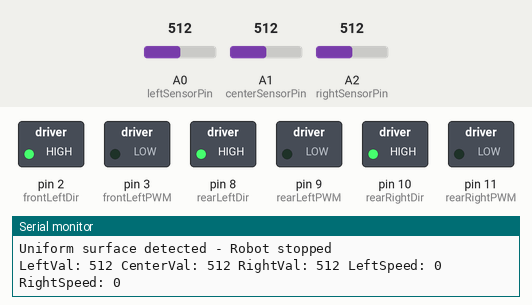
The sketch below on a simulated Arduino Uno, built with avr-gcc and run on an emulated ATmega328P. Shown: switched loads named in the sketch (green lamp = pin HIGH), the last lines printed to the serial monitor. The inputs (shaded band) are chosen by the test bench; at power-on: A0 (leftSensorPin) = 512, A2 (rightSensorPin) = 512, A1 (centerSensorPin) = 512. Pins used as bus, display or sensor lines are not drawn.

Above: at 1.2 s.
1.3 s: A0 (leftSensorPin) set to 602
4.3 s: A0 (leftSensorPin) set to 628
At 4.9 s:
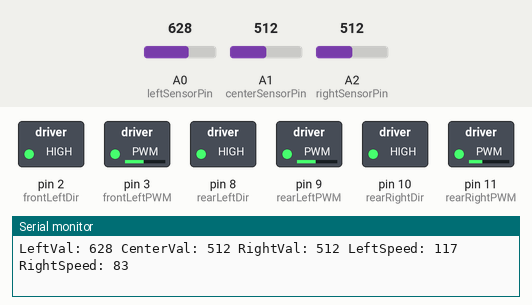
5.9 s: A2 (rightSensorPin) set to 0
At 6.7 s:
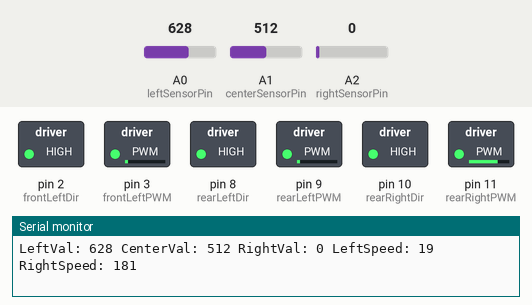
7.4 s: A1 (centerSensorPin) set to 1023
At 8.2 s:
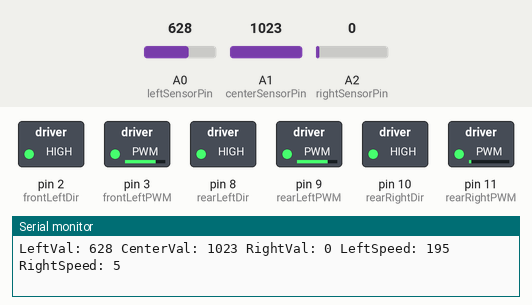
8.9 s: A2 (rightSensorPin) set to 110
At 10.2 s:
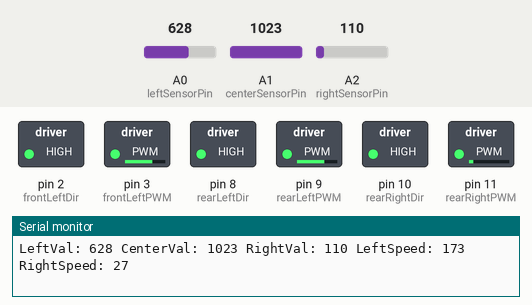
10.5 s: A1 (centerSensorPin) set to 808
At 11.9 s:
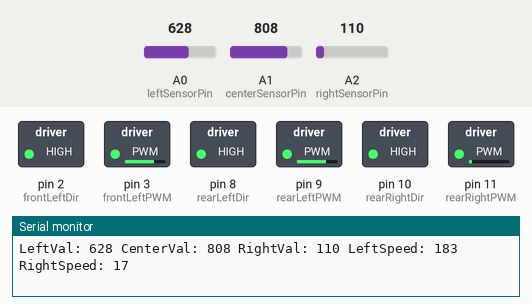
13.5 s: A1 (centerSensorPin) set to 789
At 13.54 s:
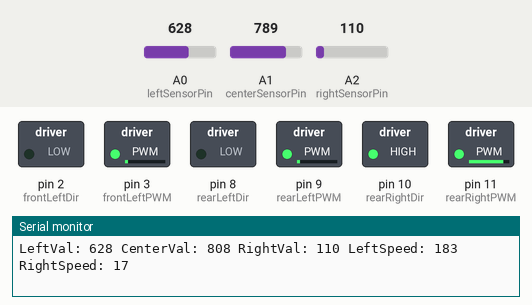
Timing chart, 0 to 16.1 s (numbered marks = the images above; inputs shaded):
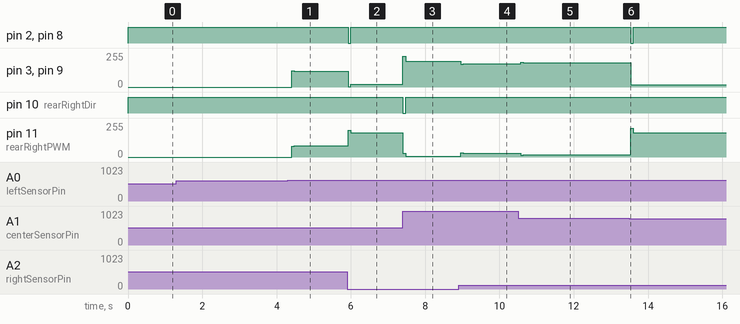

The sketch:

mecanum-line-follower-basic.ino
```cpp
/*
 * mecanum-line-follower-basic.ino
 * Version: 1.0
 *
 * Description: Basic line follower for 4-wheel Mecanum robot using 3 IR sensors.
 * Provides automatic line detection and following using PID control.
 *
 * Compatible with:
 *   - line-follower-controller.py
 *   - mecanum-line-controller.py
 *
 * Original description follows:
 */

/*
  Project: 4-Wheel Mecanum Drive Line Follower with PID Control
  Platform: Arduino Uno with RMCS-2305 motor drivers
  Sensors: 3 Analog IR sensors
    - Left: A0
    - Center: A1
    - Right: A2
  Motors: 4 Mecanum wheels controlled via DIR and PWM pins
    - Front Left: DIR 2, PWM 3
    - Front Right: DIR 4, PWM 5
    - Rear Left: DIR 8, PWM 9
    - Rear Right: DIR 10, PWM 11

  Description:
    This sketch enables a 4-wheel Mecanum robot to follow a line using PID control.
    Three IR sensors detect the line position, and PID adjusts motor speeds to keep
    the robot centered on the line. Differential steering (left vs. right motor speeds)
    allows sharp turns up to 100 degrees.

    Special Behavior:
    - Stops when all three sensors detect a uniform surface (all on or all off the line).
    - Moves forward when the center sensor detects the line (odd reading).
    - Handles sharp turns using PID and omnidirectional capabilities.
    - Automatically detects if the line is darker or lighter than the background.

  PID Tuning:
    Adjust Kp, Ki, Kd for optimal performance:
    - Kp: Proportional gain (corrects based on current error)
    - Ki: Integral gain (corrects persistent offset over time)
    - Kd: Derivative gain (reduces overshooting and oscillations)

  Motor Control:
    Motors support forward and reverse motion for sharper corrections.
    Speeds range from -255 to 255 (PWM range).

  Calibration:
    Use the Serial Monitor to read sensor values and adjust uniformThreshold.
*/

// --- Configuration ---
const int uniformThreshold = 100;  // Max difference in sensor values for uniform surface detection

// --- Pin Configuration ---
// Sensor pins (analog inputs)
const int leftSensorPin   = A0;  // Left IR sensor
const int centerSensorPin = A1;  // Center IR sensor
const int rightSensorPin  = A2;  // Right IR sensor

// Motor control pins (direction and PWM)
const int frontLeftDir  = 2;   // Front Left Direction
const int frontLeftPWM  = 3;   // Front Left Speed
const int frontRightDir = 4;   // Front Right Direction
const int frontRightPWM = 5;   // Front Right Speed
const int rearLeftDir   = 8;   // Rear Left Direction
const int rearLeftPWM   = 9;   // Rear Left Speed
const int rearRightDir  = 10;  // Rear Right Direction
const int rearRightPWM  = 11;  // Rear Right Speed

// --- PID Control Variables ---
float Kp = 0.5;     // Proportional constant (tune for responsiveness)
float Ki = 0.0;     // Integral constant (tune for steady-state error)
float Kd = 0.1;     // Derivative constant (tune to reduce oscillation)
float previousError = 0.0; // Previous error for derivative calculation
float integral      = 0.0; // Accumulated error for integral term
const float setPoint = 500.0;  // Desired line position (center, range 0-1000)

// --- Base Motor Speed ---
const int baseSpeed = 100;     // Base PWM speed (0-255), adjust for your robot
const int loopDelay = 10;      // Delay in ms for loop stability, adjust as needed

// --- Setup Function ---
void setup() {
  // Initialize motor pins as outputs
  pinMode(frontLeftDir, OUTPUT);
  pinMode(frontLeftPWM, OUTPUT);
  pinMode(frontRightDir, OUTPUT);
  pinMode(frontRightPWM, OUTPUT);
  pinMode(rearLeftDir, OUTPUT);
  pinMode(rearLeftPWM, OUTPUT);
  pinMode(rearRightDir, OUTPUT);
  pinMode(rearRightPWM, OUTPUT);

  // Start Serial communication for debugging
  Serial.begin(9600);
  Serial.println("Mecanum Line Follower Initialized");
}

// --- Main Loop ---
void loop() {
  // Read IR sensor values (0-1023)
  int leftValue   = analogRead(leftSensorPin);
  int centerValue = analogRead(centerSensorPin);
  int rightValue  = analogRead(rightSensorPin);

  // Calculate the average sensor value to detect line type
  int avgValue = (leftValue + centerValue + rightValue) / 3;

  // Determine if the line is darker or lighter than the background
  bool lineIsDarker = (avgValue < 512);  // Midpoint assumption, adjust if needed

  // Adjust sensor values based on line type (higher value = line detected)
  int adjLeft   = lineIsDarker ? (1023 - leftValue) : leftValue;
  int adjCenter = lineIsDarker ? (1023 - centerValue) : centerValue;
  int adjRight  = lineIsDarker ? (1023 - rightValue) : rightValue;

  // Check for uniform surface (all sensors on or off the line)
  int minVal = min(adjLeft, min(adjCenter, adjRight));
  int maxVal = max(adjLeft, max(adjCenter, adjRight));
  bool isUniform = (maxVal - minVal) < uniformThreshold;

  // Declare motor speed variables
  int leftSpeed = 0;
  int rightSpeed = 0;

  if (isUniform) {
    // Stop the robot if all sensors detect a uniform surface
    leftSpeed = 0;
    rightSpeed = 0;
    Serial.println("Uniform surface detected - Robot stopped");
  } else {
    // Compute weighted position of the line (0 to 1000)
    long weightedSum = (long)adjLeft * 0 + (long)adjCenter * 500 + (long)adjRight * 1000;
    int sumValues = adjLeft + adjCenter + adjRight;
    float position = (sumValues != 0) ? (float)weightedSum / sumValues : setPoint;

    // Calculate PID terms
    float error = setPoint - position;      // Error from desired position
    integral += error;                      // Accumulate error for integral
    float derivative = error - previousError; // Rate of change for derivative
    float correction = Kp * error + Ki * integral + Kd * derivative; // PID output
    previousError = error;                  // Update previous error

    // Compute motor speeds with correction
    leftSpeed  = baseSpeed + (int)correction;  // Left motors adjust
    rightSpeed = baseSpeed - (int)correction;  // Right motors adjust oppositely

    // Constrain speeds to PWM range (-255 to 255) for reverse capability
    leftSpeed  = constrain(leftSpeed, -255, 255);
    rightSpeed = constrain(rightSpeed, -255, 255);
  }

  // Apply speeds to all motors (Mecanum wheels use differential steering)
  setMotorSpeed(frontLeftDir, frontLeftPWM, leftSpeed);
  setMotorSpeed(rearLeftDir, rearLeftPWM, leftSpeed);
  setMotorSpeed(frontRightDir, frontRightPWM, rightSpeed);
  setMotorSpeed(rearRightDir, rearRightPWM, rightSpeed);

  // Debug output to Serial Monitor
  Serial.print("LeftVal: ");
  Serial.print(leftValue);
  Serial.print(" CenterVal: ");
  Serial.print(centerValue);
  Serial.print(" RightVal: ");
  Serial.print(rightValue);
  Serial.print(" LeftSpeed: ");
  Serial.print(leftSpeed);
  Serial.print(" RightSpeed: ");
  Serial.println(rightSpeed);

  delay(loopDelay); // Small delay for loop stability
}

// --- Function: Set Motor Speed ---
/*
  Sets the speed and direction for a motor.
  Parameters:
    - dirPin: Direction control pin (HIGH = forward, LOW = reverse)
    - pwmPin: PWM speed control pin (0-255)
    - speed: Desired speed (-255 to 255); positive = forward, negative = reverse
*/
void setMotorSpeed(int dirPin, int pwmPin, int speed) {
  if (speed > 0) {
    digitalWrite(dirPin, HIGH); // Set forward direction
    analogWrite(pwmPin, speed); // Apply speed
  } else if (speed < 0) {
    digitalWrite(dirPin, LOW);  // Set reverse direction
    analogWrite(pwmPin, -speed); // Apply speed (absolute value)
  } else {
    digitalWrite(dirPin, HIGH); // Arbitrary direction when stopped
    analogWrite(pwmPin, 0);     // No speed (idle)
  }
} 
```

Measured:
- the behaviour switches between 611 and 612 on A0 (leftSensorPin) (found by bisection; images 0 and 1)
- the behaviour switches between 798 and 797 on A1 (centerSensorPin) (found by bisection; images 5 and 6)
- after the input at 4.3 s, pin 3 (frontLeftPWM), pin 9 (rearLeftPWM): 0/255 → 121/255 after 0.11 s, → 117/255 0.08 s later; pin 11 (rearRightPWM): 0/255 → 79/255 after 0.11 s, → 83/255 0.08 s later
- after the input at 5.9 s, pin 2 (frontLeftDir), pin 8 (rearLeftDir): HIGH → LOW at once, → HIGH 0.07 s later; pin 3 (frontLeftPWM), pin 9 (rearLeftPWM): 117/255 → 1/255 at once, → 19/255 0.07 s later; pin 11 (rearRightPWM): 83/255 → 201/255 at once, → 181/255 0.07 s later
- after the input at 7.4 s, pin 3 (frontLeftPWM), pin 9 (rearLeftPWM): 19/255 → 230/255 at once, → 195/255 0.08 s later; pin 10 (rearRightDir): HIGH → LOW at once, → HIGH 0.08 s later; pin 11 (rearRightPWM): 181/255 → 30/255 at once, → 5/255 0.08 s later
- after the input at 8.9 s, pin 3 (frontLeftPWM), pin 9 (rearLeftPWM): 195/255 → 169/255 after 0.05 s, → 173/255 0.08 s later; pin 11 (rearRightPWM): 5/255 → 31/255 after 0.05 s, → 27/255 0.08 s later
- after the input at 10.5 s, pin 3 (frontLeftPWM), pin 9 (rearLeftPWM): 173/255 → 185/255 after 0.07 s, → 183/255 0.08 s later; pin 11 (rearRightPWM): 27/255 → 15/255 after 0.07 s, → 17/255 0.08 s later
- after the input at 13.5 s, pin 2 (frontLeftDir), pin 8 (rearLeftDir): HIGH → LOW at once, → HIGH 0.08 s later; pin 3 (frontLeftPWM), pin 9 (rearLeftPWM): 183/255 → 17/255 at once; pin 11 (rearRightPWM): 17/255 → 217/255 at once, → 183/255 0.08 s later
